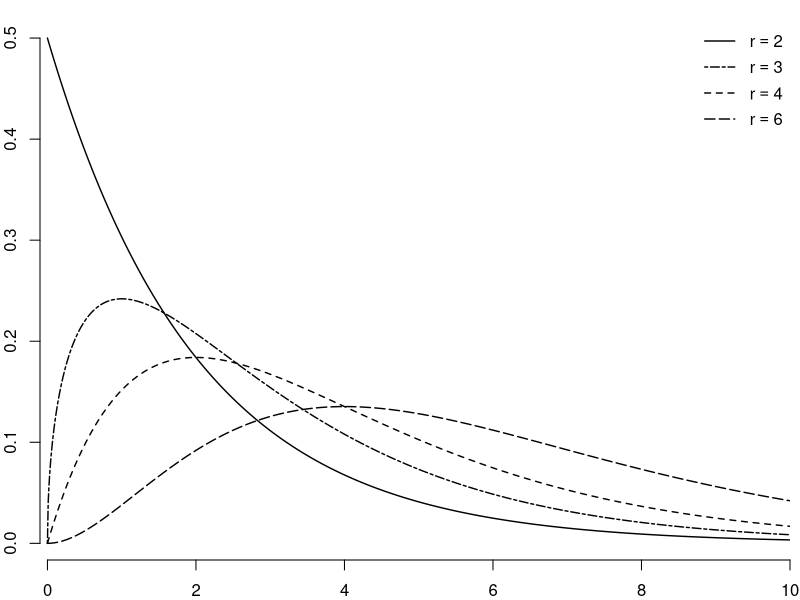
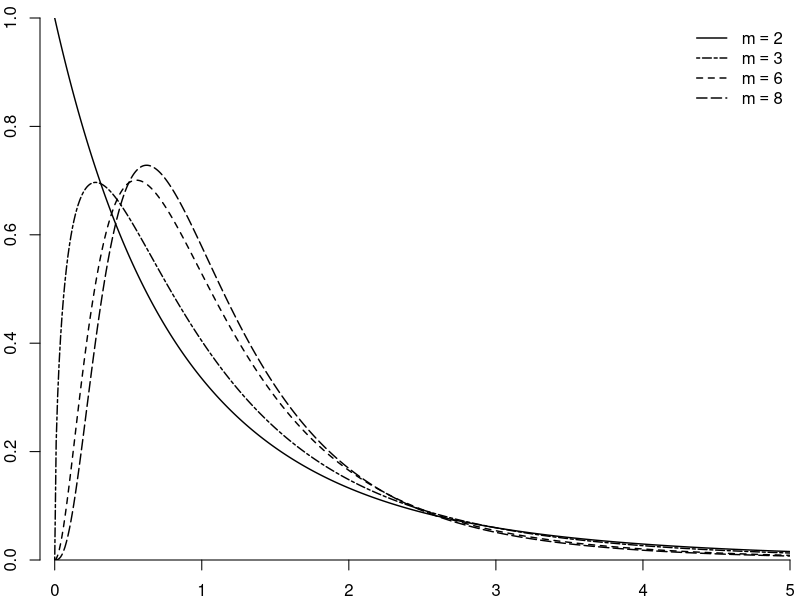
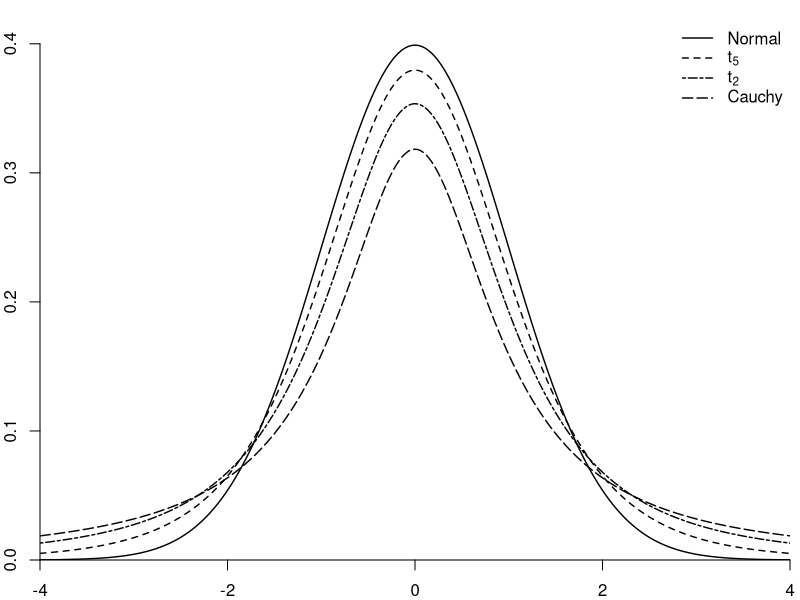

Here is the R script that generated these plots, in order:
## ---- chunk 1
#| label: fig-chisquare
#| fig-cap: " $\\chi^2$ -distribution"
par(mar = c(2, 2, 0.9, 0.5))
# Chi-Square
x <- seq(0,10,.01)
g1 <- dchisq(x,2)
g2 <- dchisq(x,3)
g3 <- dchisq(x,4)
g4 <- dchisq(x,6)
wd <- 1.4
plot(x,g1,type="l",lty=1,xaxs="i",xlim=c(-.1,10),ylab="",xlab="",bty="n",lwd=wd)
lines(x,g2,lty=6,lwd=wd)
lines(x,g3,lty=2,lwd=wd)
lines(x,g4,lty=5,lwd=wd)
legend("topright",legend=c(expression(r==2),expression(r==3),expression(r==4),expression(r==6)),lty=c(1,6,2,5),y.intersp=1.3,lwd=wd,bty="n")
# axis(side=1,seq(0,10,1),lwd=wd)
# abline(v=0,lwd=wd)
## ---- chunk 2
#| label: fig-fdistribution
#| fig-cap: "$F$-distribution"

par(mar = c(2, 2, 0.9, 0.5))
# F
x <- seq(0,5,by=0.01)
y1 <- df(x,2,10)
y2 <- df(x,3,10)
y3 <- df(x,6,10)
y4 <- df(x,8,10)
wd <- 1.4
plot(x,y1,type="l",lty=1,xaxs="i",yaxs="i",xlim=c(-.1,5),ylim=c(0,1),ylab="",xlab="",bty="n",lwd=wd)
lines(x,y2,lty=6,lwd=wd)
lines(x,y3,lty=2,lwd=wd)
lines(x,y4,lty=5,lwd=wd)
# axis(side=1,seq(0,10,1),lwd=wd)
# abline(v=0,lwd=wd)
legend("topright",legend=c(expression(m==2),expression(m==3),expression(m==6),expression(m==8)),lty=c(1,6,2,5),lwd=wd,bty="n")

## ---- chunk 3
#| label: fig-studentt
#| fig-cap: "Student $t$-distribution"
par(mar = c(2, 2, 0.9, 0.5))
# Student t
x <- seq(-4,4,by=0.01)
y1 <- dt(x,1)
y2 <- dt(x,2)
y3 <- dt(x,5)
y4 <- dnorm(x)
wd <- 1.4
plot(x,y1,lty=5,type="l",xaxs="i",yaxs="i",xlim=c(-4,4),ylim=c(0,.42),ylab="",xlab="",bty="n",lwd=wd)
lines(x,y2,lty=6,lwd=wd)
lines(x,y3,lty=2,lwd=wd)
lines(x,y4,lty=1,lwd=wd)
# axis(side=1,seq(-5,5,1),lwd=wd)
legend("topright",legend=c("Normal",expression(t[5]),expression(t[2]),"Cauchy"), lty=c(1,2,6,5),lwd=wd,bty="n")

